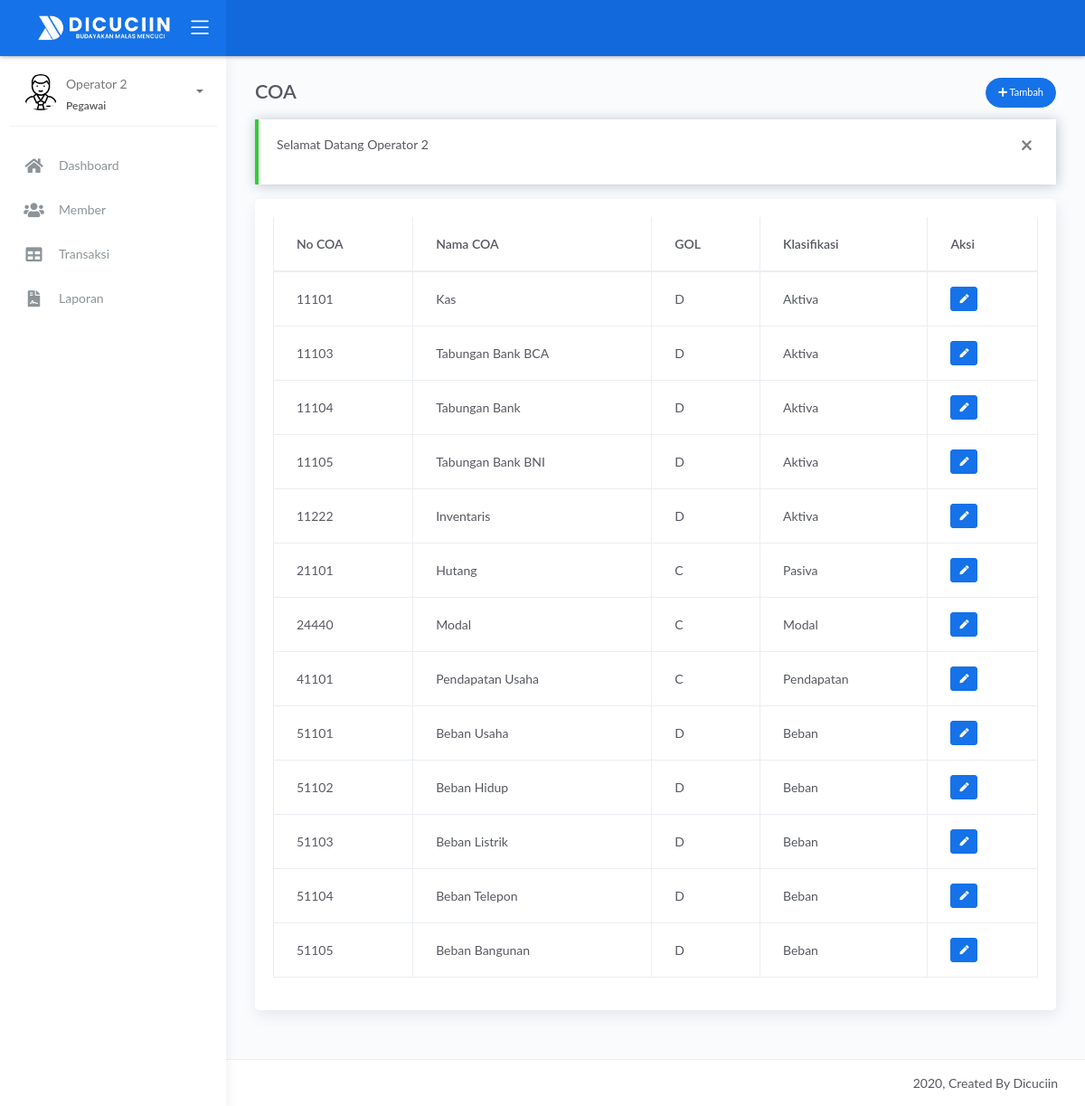
The app's page /operator/index.php?page=coa (signed in) with its own data.
### tables this page shows
CREATE TABLE `coa` (
  `no_coa` int(11) NOT NULL,
  `nama_coa` varchar(50) NOT NULL,
  `gol` char(1) NOT NULL,
  `klasifikasi` int(1) NOT NULL,
  `saldo` int(10) NOT NULL
);

CREATE TABLE `klasifikasi` (
  `id_klasifikasi` int(11) NOT NULL,
  `nama_klasifikasi` varchar(10) NOT NULL
);

### operator/sistem/content.php (called while the page is built, shortened)
<?php
$get_page = $_GET['page'];
switch ($get_page) {
    case 'coa':
        $title = 'COA';
        break;
}

### operator/views/coa.php (the view, shortened to what this page needs)
<?php
$query = mysqli_query($koneksi, "SELECT * FROM coa JOIN klasifikasi ON coa.klasifikasi = klasifikasi.id_klasifikasi");
?>
<div class="page-inner">
    <div class="row heading">
        <div class="col-7">
            <h2 class="pb-2 fw-bold"><?= $title ?></h2>
        </div>
        <div class="col-5 text-right ml-auto">
            <a href="#add_coa" class="btn btn-primary btn-round btn-sm" data-toggle="modal" data-target="#add_coa">
                <i class="fa fa-plus"></i> Tambah
            </a>
        </div>
    </div>
    <?php if (@$_SESSION['pesan']): ?>
        <div class="alert alert-<?= $_SESSION['pesan']['status'] == 'error' ? 'danger' : $_SESSION['pesan']['status'] ?> alert-dismisable fade show" role="alert">
            <button class="close" data-dismiss="alert" aria-label="Close">
                <span aria-hidden="true">&times;</span>
            </button>
            <p><?= $_SESSION['pesan']['msg'] ?></p>
        </div>
    <?php endif; ?>
    <div class="main-content">
        <div class="card">
            <div class="card-body">
                <div class="table-responsive">
                    <table class="table table-bordered">
                        <thead>
                            <th>No COA</th>
                            <th>Nama COA</th>
                            <th>GOL</th>
                            <th>Klasifikasi</th>
                            <th>Aksi</th>
                        </thead>
                        <tbody>
                            <?php while ($row = mysqli_fetch_assoc($query)): ?>
                                <tr>
                                    <td><?= $row['no_coa'] ?></td>
                                    <td><?= $row['nama_coa'] ?></td>
                                    <td><?= $row['gol'] ?></td>
                                    <td><?= $row['nama_klasifikasi'] ?></td>
                                    <td>
                                        <a href="javascript:void(0)" class="btn btn-primary btn-xs btn-edit-coa" data-toggle="modal" data-target="#edit_coa" data-coa="<?= base64_encode(json_encode($row)) ?>"><i class="fa fa-pen"></i></a>
                                    </td>
                                </tr>
                            <?php endwhile; ?>
                        </tbody>
                    </table>
                </div>
            </div>
        </div>
    </div>
</div>

### records on screen
coa: no_coa "11101", nama_coa "Kas", gol "D", klasifikasi.nama_klasifikasi "Aktiva"
coa: no_coa "11103", nama_coa "Tabungan Bank BCA", gol "D", klasifikasi.nama_klasifikasi "Aktiva"
coa: no_coa "11104", nama_coa "Tabungan Bank", gol "D", klasifikasi.nama_klasifikasi "Aktiva"
coa: no_coa "11105", nama_coa "Tabungan Bank BNI", gol "D", klasifikasi.nama_klasifikasi "Aktiva"
coa: no_coa "11222", nama_coa "Inventaris", gol "D", klasifikasi.nama_klasifikasi "Aktiva"
coa: no_coa "21101", nama_coa "Hutang", gol "C", klasifikasi.nama_klasifikasi "Pasiva"
coa: no_coa "24440", nama_coa "Modal", gol "C", klasifikasi.nama_klasifikasi "Modal"
coa: no_coa "41101", nama_coa "Pendapatan Usaha", gol "C", klasifikasi.nama_klasifikasi "Pendapatan"
coa: no_coa "51101", nama_coa "Beban Usaha", gol "D", klasifikasi.nama_klasifikasi "Beban"
coa: no_coa "51102", nama_coa "Beban Hidup", gol "D", klasifikasi.nama_klasifikasi "Beban"
coa: no_coa "51103", nama_coa "Beban Listrik", gol "D", klasifikasi.nama_klasifikasi "Beban"
coa: no_coa "51104", nama_coa "Beban Telepon", gol "D", klasifikasi.nama_klasifikasi "Beban"
coa: no_coa "51105", nama_coa "Beban Bangunan", gol "D", klasifikasi.nama_klasifikasi "Beban"

### other values on screen
$_SESSION['nama'] "Operator 2"
$_SESSION['level'] "Pegawai"
$title "COA"
$_SESSION['pesan']['msg'] "Selamat Datang Operator 2"
